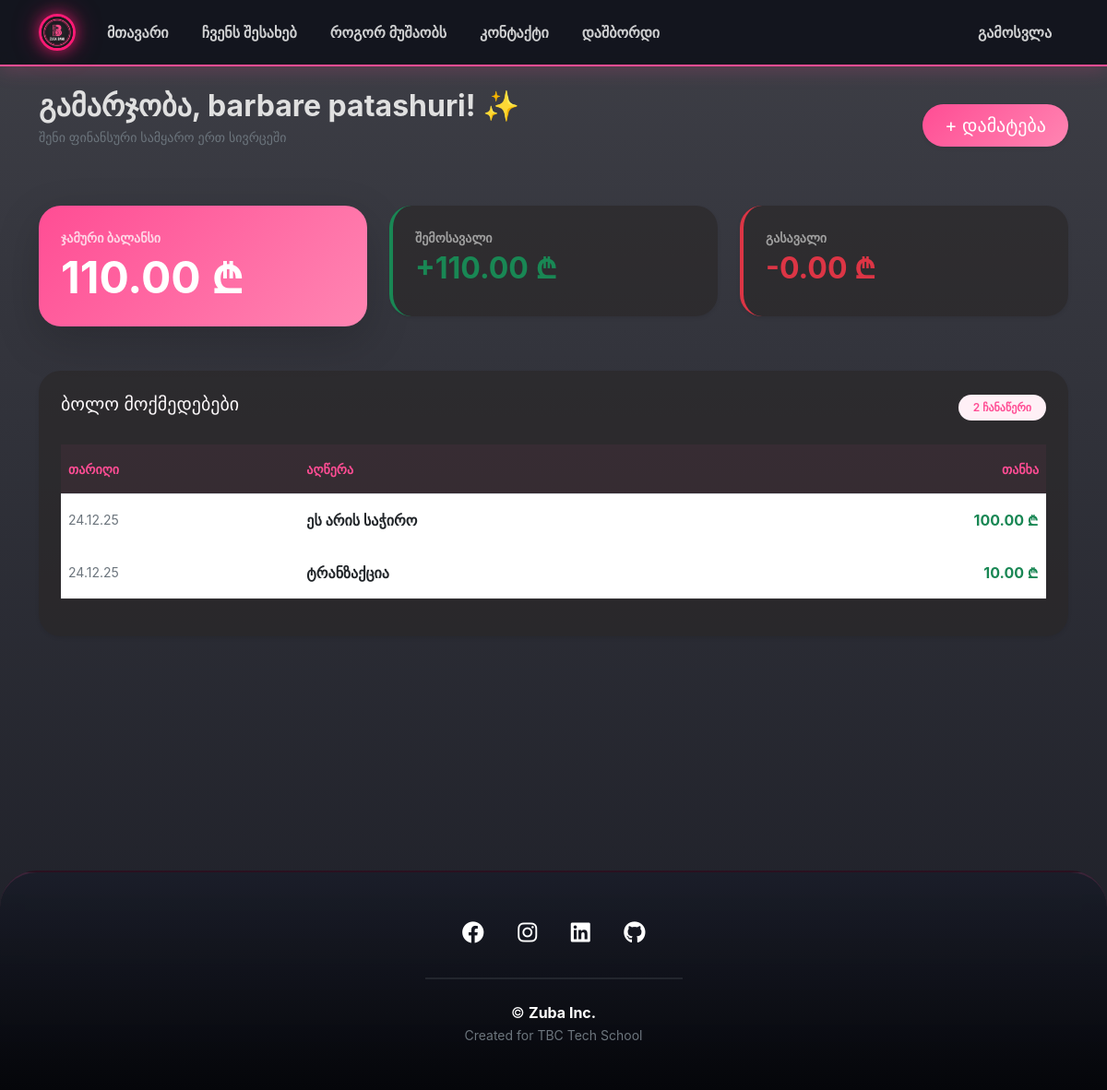
The page /dashboard (signed in) on the database its author committed.
### models.py (models this page shows)
class User(db.Model, UserMixin):
    id = db.Column(db.Integer, primary_key=True)
    username = db.Column(db.String(50), unique=True, nullable=False)
    email = db.Column(db.String(120), unique=True, nullable=False)
    password = db.Column(db.String(200), nullable=False)
    is_admin = db.Column(db.Boolean, default=False)
    posts = db.relationship('Post', backref='author', lazy=True)
    transactions = db.relationship('Transaction', backref='user', lazy=True)
    @property
    def balance(self):
        if not self.transactions:
            return Decimal('0.00')
        total = Decimal('0.00')
        for t in self.transactions:
            amt = t.amount
            if isinstance(amt, float):
                amt = Decimal(str(amt))
            total += amt
        return total

class Transaction(db.Model):
    id = db.Column(db.Integer, primary_key=True)
    user_id = db.Column(db.Integer, db.ForeignKey('user.id'), nullable=False)
    amount = db.Column(db.Numeric(12, 2), nullable=False)
    description = db.Column(db.String(200))
    created_at = db.Column(db.DateTime, nullable=False, default=datetime.utcnow)

### routes/main.py (the view)
@main.route('/dashboard')
@login_required
def dashboard():
    form = TransactionForm()
    transactions = Transaction.query.filter_by(user_id=current_user.id).order_by(Transaction.created_at.desc()).all()
    from decimal import Decimal
    balance = current_user.balance if hasattr(current_user, 'balance') else Decimal('0.00')
    income = sum((t.amount for t in transactions if t.amount >= 0), Decimal('0.00'))
    expense = sum((t.amount for t in transactions if t.amount < 0), Decimal('0.00'))
    balance_str = f"{balance:.2f}"
    income_str = f"{income:.2f}"
    expense_str = f"{(-expense):.2f}" if expense < 0 else "0.00"
    return render_template('dashboard.html', transactions=transactions, form=form,
                           balance=balance_str, income=income_str, expense=expense_str)

### app.py (called while the page is built)
def create_app(test_config=None):
    app = Flask(__name__, instance_relative_config=False)
    app.config['SECRET_KEY'] = os.environ.get('SECRET_KEY', 'dev-secret')
    app.config['SQLALCHEMY_DATABASE_URI'] = os.environ.get('DATABASE_URL', 'sqlite:///site.db')
    app.config['SQLALCHEMY_TRACK_MODIFICATIONS'] = False
    db.init_app(app)
    login_manager = LoginManager()
    login_manager.login_view = 'auth.login'
    login_manager.init_app(app)
    @login_manager.user_loader
    def load_user(user_id):
        return User.query.get(int(user_id))
    from routes.auth import auth as auth_bp
    from routes.main import main as main_bp
    from routes.admin import admin as admin_bp
    app.register_blueprint(auth_bp)
    app.register_blueprint(main_bp)
    app.register_blueprint(admin_bp)
    with app.app_context():
        db.create_all()
    return app

### templates/dashboard.html (shortened to what this page needs)
{% extends "base.html" %}
{% block content %}
<header class="d-flex justify-content-between align-items-center mb-5">
  <div>
    <h2 class="fw-bold mb-1">გამარჯობა, {{ current_user.username }}! ✨</h2>
    <p class="text-secondary small">შენი ფინანსური სამყარო ერთ სივრცეში</p>
  </div>
  <button class="btn btn-pink btn-lg px-4 rounded-pill shadow-sm" data-bs-toggle="modal" data-bs-target="#addTxModal">
    + დამატება
  </button>
</header>
<div class="row g-4 mb-5">
  <div class="col-md-4">
    <div class="card card-balance p-4 shadow-lg">
      <div class="small opacity-75 mb-1 text-uppercase fw-bold">ჯამური ბალანსი</div>
      <div class="display-5 fw-bold">{{ balance }} ₾</div>
    </div>
  </div>
  <div class="col-md-4">
    <div class="card card-custom p-4 shadow-sm border-start border-success border-4">
      <div class="small text-muted mb-1 text-uppercase fw-bold">შემოსავალი</div>
      <div class="h2 fw-bold text-success">+{{ income }} ₾</div>
    </div>
  </div>
  <div class="col-md-4">
    <div class="card card-custom p-4 shadow-sm border-start border-danger border-4">
      <div class="small text-muted mb-1 text-uppercase fw-bold">გასავალი</div>
      <div class="h2 fw-bold text-danger">-{{ expense }} ₾</div>
    </div>
  </div>
</div>
<div class="card card-custom shadow-sm p-4">
  <div class="d-flex justify-content-between align-items-center mb-4">
    <h5 style="color: #fcf8fa;">ბოლო მოქმედებები</h5>
    <span class="badge badge-pink rounded-pill px-3 py-2">{{ transactions|length }} ჩანაწერი</span>
  </div>
  <div class="table-responsive">
    <table class="table table-borderless align-middle">
      <thead>
        <tr class="text-muted small border-bottom">
          <th class="py-3">თარიღი</th>
          <th class="py-3">აღწერა</th>
          <th class="py-3 text-end">თანხა</th>
        </tr>
      </thead>
      <tbody>
        {% for t in transactions[:8] %}
        <tr class="tx-row">
          <td class="text-secondary py-3 small">{{ t.created_at.strftime('%d.%m.%y') }}</td>
          <td class="fw-bold py-3 text-dark">{{ t.description or 'ტრანზაქცია' }}</td>
          <td class="text-end py-3 fw-bold {% if t.amount >= 0 %}text-success{% else %}text-danger{% endif %}">
            {{ '%.2f'|format(t.amount) }} ₾
          </td>
        </tr>
        {% endfor %}
      </tbody>
    </table>
  </div>
</div>
{% endblock %}

### static/css/style.css (style rules this page uses)
:root { --primary: #ff4d94; --primary-glow: rgba(255, 77, 148, 0.3); --bg-dark: #0f111a; --surface-dark: #1a1d29; --text-main: #e0e0e0; --text-muted: #a0a0a0; --radius: 18px; --transition: 0.3s ease; --logo-size: 40px; }
body { margin: 0; background-color: var(--bg-dark); background-image: linear-gradient(180deg, rgba(15, 17, 26, 0.8) 0%, rgba(15, 17, 26, 0.95) 100%), url('https://media.licdn.com/dms/image/v2/C4D12AQFvR6webwTsKw/article-cover_image-shrink_720_1280/article-cover_image-shrink_720_1280/0/1533823206296?e=2147483647&v=beta&t=yIPFxMRV1X6xGI1Hjd5ui9DzkDBJmuDfhhVkyZvuPA4'); background-size: cover; background-attachment: fixed; color: var(--text-main); font-family: 'Inter', sans-serif; }
.glass-card, .card { background: var(--surface-dark); border: 1px solid rgba(255, 255, 255, 0.05); border-radius: var(--radius); box-shadow: 0 10px 30px rgba(0, 0, 0, 0.5); transition: var(--transition); }
.table { color: var(--text-main); }
.table thead th { background: rgba(255, 77, 148, 0.05); color: var(--primary); border: none; }
.table tbody tr { border-bottom: 1px solid rgba(255, 255, 255, 0.05); }
.text-muted { color: var(--text-muted) !important; }

### templates/dashboard.html (style rules this page uses)
:root { --pink-main: #ff4d94; --pink-light: #fff0f6; --pink-gradient: linear-gradient(135deg, #ff4d94 0%, #ff85b2 100%); }
body { background-color: #fcf8fa; }
.btn-pink { background: var(--pink-gradient); border: none; color: white; transition: all 0.3s ease; }
.card-balance { background: var(--pink-gradient); color: white; border: none; border-radius: 24px; }
.card-custom { background: rgba(42, 39, 39, 0.629); border: none; border-radius: 24px; transition: transform 0.2s; }
.badge-pink { background-color: var(--pink-light); color: var(--pink-main); font-weight: 600; }

### rows shown on the page
User: username "barbare patashuri"
Transaction: created_at "24.12.25", description "ეს არის საჭირო", amount "100.00"
Transaction: created_at "24.12.25", description "ტრანზაქცია", amount "10.00"

### other values the page prints
{{ balance }} "110.00"
{{ income }} "110.00"
{{ expense }} "0.00"
{{ transactions|length }} "2"
